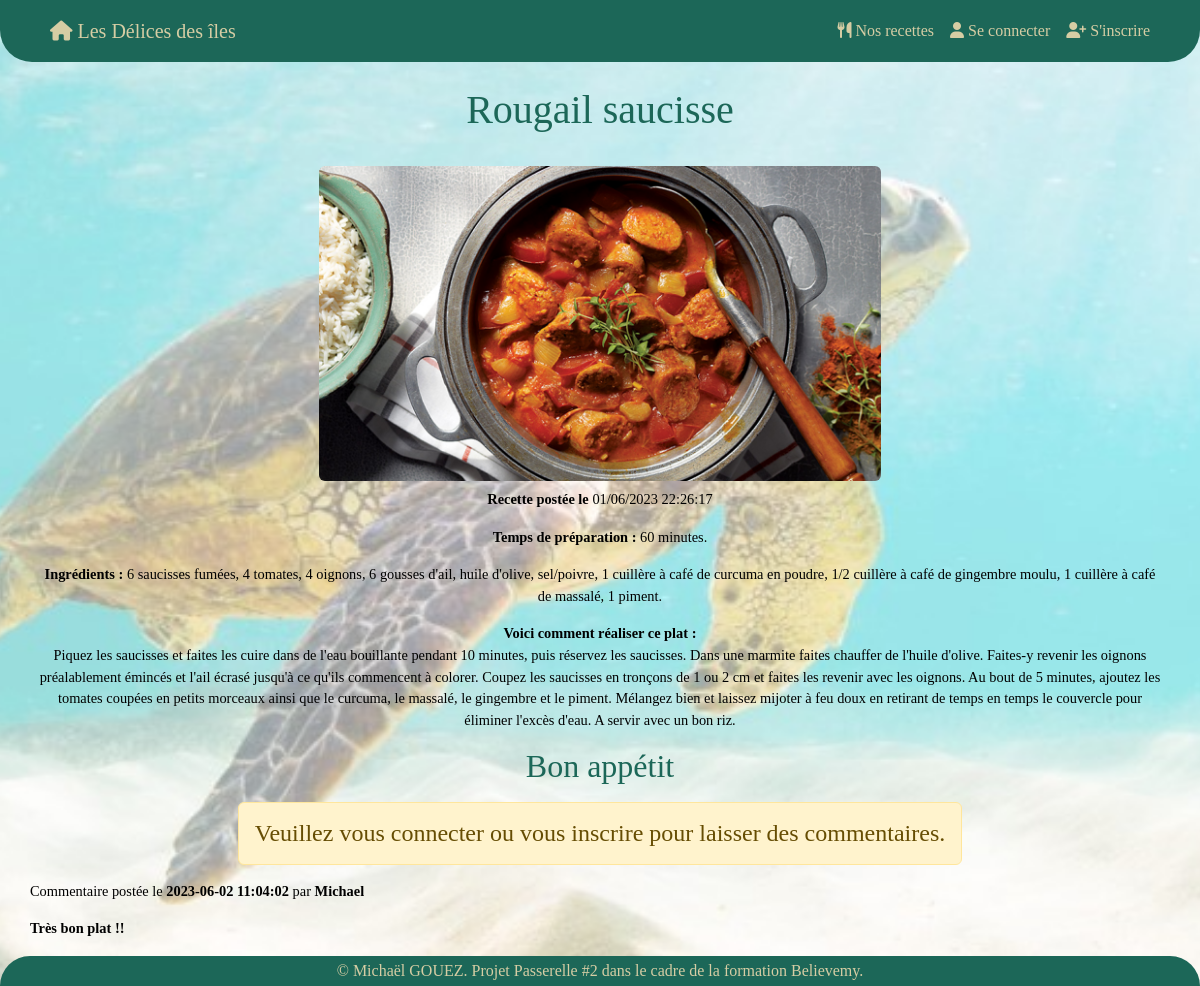
/index.php?page=dish&id=1, run on the app's committed database.
### tables this page shows
CREATE TABLE `recipes` (
  `id` int(11) NOT NULL,
  `creation_date` datetime NOT NULL DEFAULT current_timestamp(),
  `title_recipe` varchar(50) NOT NULL,
  `preparation_time` int(11) NOT NULL,
  `ingredients` text NOT NULL,
  `instructions` text NOT NULL,
  `user_id` int(11) NOT NULL,
  `image` varchar(100) NOT NULL
);

CREATE TABLE `commentary` (
  `id` int(11) NOT NULL,
  `creation_date` datetime NOT NULL DEFAULT current_timestamp(),
  `content` text NOT NULL,
  `recipe_id` int(11) NOT NULL,
  `user_id` int(11) NOT NULL
);

CREATE TABLE `users` (
  `id` int(11) NOT NULL,
  `creation_date` datetime NOT NULL DEFAULT current_timestamp(),
  `pseudo` varchar(50) NOT NULL,
  `email` varchar(50) NOT NULL,
  `password` varchar(50) NOT NULL,
  `secret` varchar(100) NOT NULL,
  `administration` int(11) NOT NULL
);

### controller/controller.php (called while the page is built, shortened)
<?php
    require('model/RecipeManager.php');
    require('model/CommentaryManager.php');
    function dishView() {
        $recipeManager = new RecipeManager();
        $requeteOneDish = $recipeManager->getOneDish();
        $requeteComment = new Commentary();
        $reqComment = $requeteComment->getCommentary();
        require('view/dishView.php');
    }

### model/RecipeManager.php (called while the page is built, shortened)
<?php
    class RecipeManager extends Manager {
        public function getOneDish() {
            $bdd = $this->connectionBDD();
            $requeteOneDish = $bdd->prepare('SELECT * FROM recipes WHERE id = ?');
            $requeteOneDish->execute([htmlspecialchars($_GET['id'])]);
            return $requeteOneDish;
        }
    }

### model/CommentaryManager.php (called while the page is built, shortened)
<?php
    class Commentary extends Manager {
        public function getCommentary() {
            $bdd = $this->connectionBDD();
            $reqComment = $bdd->query('SELECT c.creation_date, content, recipe_id, user_id, pseudo, u.id
                                    FROM commentary c, users u
                                    WHERE u.id = c.user_id');
            return $reqComment;
        }
    }

### view/dishView.php (the view, shortened to what this page needs)
<section class="section container">
    <?php
        $pathImage = 'src/uploads/';
        while($oneDish = $requeteOneDish->fetch()) {
            $dateSQL = $oneDish['creation_date'];
            $date = new DateTime($dateSQL);
    ?>
            <h1 class="m-4 text-center"><?= $oneDish['title_recipe'] ?></h1>
            <div class="text-center p-2">
                <img class="rounded w-50" src="<?= $pathImage.$oneDish['image'] ?>" alt="<?= $oneDish['title_recipe'] ?>">
                <div class="mt-2">
                    <p><b>Recette postée le</b> <?= $date->format('d/m/Y H:i:s') ?></p>
                    <p><b>Temps de préparation :</b> <?= $oneDish['preparation_time'] ?> minutes.</p>
                    <p><b>Ingrédients :</b> <?= $oneDish['ingredients'] ?></p>
                    <p><b>Voici comment réaliser ce plat :</b> <br> <?= $oneDish['instructions'] ?></p>
                </div>
                <h2>Bon appétit</h2>
            </div>
            <?php if(isset($_SESSION['connect'])) { ?>
                <div class="commentary">
                    <form action="index.php?page=dish&id=<?=$oneDish['id']?>" method="post">
                        <div class="form-floating input-group mt-3">
                            <textarea rows="3" class="form-control" id="commentary" name="commentary"></textarea>
                            <label for="commentary" class="form-label">Votre commentaire</label>
                        </div>
                        <div>
                            <button class="mt-3 mb-5 btn btn-outline-info btn-sm" type="submit">Poster le commentaire</button>
                        </div>
                    </form>
                </div>
            <?php }
            else { ?>
                <div class="d-flex justify-content-center">
                    <h4 class="alert alert-warning">Veuillez vous connecter ou vous inscrire pour laisser des commentaires.</h4>
                </div>
            <?php } ?>
        <?php
        }
        ?>
    <div>
        <?php
        while($commentary = $reqComment->fetch()) {
            if($commentary['recipe_id'] == $_GET['id']) {
        ?>
            <p>Commentaire postée le <b><?= $commentary['creation_date'] ?></b> par <b><?= $commentary['pseudo'] ?></b></p>
            <p><b><?= $commentary['content'] ?></b></p>
        <?php
        }
        }
        ?>
    </div>
</section>
<?php
    require('base.php');
?>

### src/design/style.css (style rules this page uses)
html, body { padding: 0; margin: 0; height: 100%; background: url("../assets/images/turtle.png") no-repeat center center; background-size: cover; background-attachment: fixed; color: #3D8361; }
.section { padding: 62px 0 30px 0; font-family: "Mukta"; font-size: 0.9rem; }
h1, h2 { font-family: "bachelorette"; color: #1C6758; }
p { color: black; }

### data on the page
recipes: title_recipe "Rougail saucisse", image (picture), creation_date "01/06/2023 22:26:17", preparation_time "60", ingredients "6 saucisses fumées, 4 tomates, 4 oignons, 6 gousses d'ail, huile d'olive, sel/poivre, 1 cuillère à café de curcuma en poudre, 1/2 cuillère à café de gingembre moulu, 1 cuillère à café de massalé, 1 piment.", instructions "Piquez les saucisses et faites les cuire dans de l'eau bouillante pendant 10 minutes, puis réservez les saucisses. Dans une marmite faites chauffer de l'huile d'olive. Faites-y revenir les oignons préalablement émincés et l'ail écrasé jusqu'à ce qu'ils commencent à colorer. Coupez les saucisses en tronçons de 1 ou 2 cm et faites les revenir avec les oignons. Au bout de 5 minutes, ajoutez les tomates coupées en petits morceaux ainsi que le curcuma, le massalé, le gingembre et le piment. Mélangez bien et laissez mijoter à feu doux en retirant de temps en temps le couvercle pour éliminer l'excès d'eau. A servir avec un bon riz."
commentary: creation_date "2023-06-02 11:04:02", user.pseudo "Michael", content "Très bon plat !!"
